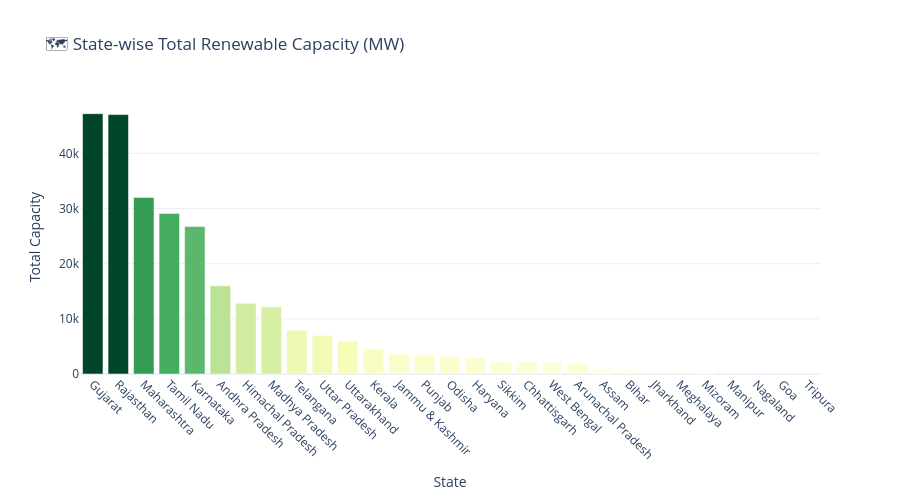

Source (notebook cell):
### Code cell
fig_bar = px.bar(
    df_state.sort_values("Total Capacity", ascending=False),
    x="State", y="Total Capacity",
    color="Total Capacity",
    color_continuous_scale="YlGn",
    title="🗺️ State-wise Total Renewable Capacity (MW)"
)
fig_bar.update_layout(template='plotly_white', xaxis_tickangle=45,
                      height=500, coloraxis_showscale=False)
fig_bar.show()

### Figure 1 — Plotly figure (JSON) as saved in the notebook; plotly's stock layout.template omitted (floating-point values rounded to 4 significant figures)
{"data": [{"hovertemplate": "State=%{x}<br>Total Capacity=%{marker.color}<extra></extra>", "legendgroup": "", "marker": {"color": [47180.0, 47020.0, 31980.0, 29110.0, 26720.0, 15980.0, 12800.0, 12180.0, 7931.0, 7005.0, 6019.0, 4574.0, 3634.0, 3440.0, 3243.0, 3012.0, 2345.0, 2324.0, 2112.0, 2021.0, 958.3, 651.3, 489.6, 395.1, 139.2, 128.0, 111.0, 83.49, 51.55], "coloraxis": "coloraxis", "pattern": {"shape": ""}}, "name": "", "orientation": "v", "showlegend": false, "textposition": "auto", "type": "bar", "x": ["Gujarat", "Rajasthan", "Maharashtra", "Tamil Nadu", "Karnataka", "Andhra Pradesh", "Himachal Pradesh", "Madhya Pradesh", "Telangana", "Uttar Pradesh", "Uttarakhand", "Kerala", "Jammu & Kashmir", "Punjab", "Odisha", "Haryana", "Sikkim", "Chhattisgarh", "West Bengal", "Arunachal Pradesh", "Assam", "Bihar", "Jharkhand", "Meghalaya", "Mizoram", "Manipur", "Nagaland", "Goa", "Tripura"], "xaxis": "x", "y": [47180.0, 47020.0, 31980.0, 29110.0, 26720.0, 15980.0, 12800.0, 12180.0, 7931.0, 7005.0, 6019.0, 4574.0, 3634.0, 3440.0, 3243.0, 3012.0, 2345.0, 2324.0, 2112.0, 2021.0, 958.3, 651.3, 489.6, 395.1, 139.2, 128.0, 111.0, 83.49, 51.55], "yaxis": "y"}], "layout": {"barmode": "relative", "coloraxis": {"colorbar": {"title": {"text": "Total Capacity"}}, "colorscale": [[0, "rgb(255,255,229)"], [0.125, "rgb(247,252,185)"], [0.25, "rgb(217,240,163)"], [0.375, "rgb(173,221,142)"], [0.5, "rgb(120,198,121)"], [0.625, "rgb(65,171,93)"], [0.75, "rgb(35,132,67)"], [0.875, "rgb(0,104,55)"], [1, "rgb(0,69,41)"]], "showscale": false}, "height": 500, "legend": {"tracegroupgap": 0}, "title": {"text": "🗺️ State-wise Total Renewable Capacity (MW)"}, "xaxis": {"anchor": "y", "domain": [0, 1], "tickangle": 45, "title": {"text": "State"}}, "yaxis": {"anchor": "x", "domain": [0, 1], "title": {"text": "Total Capacity"}}}}
